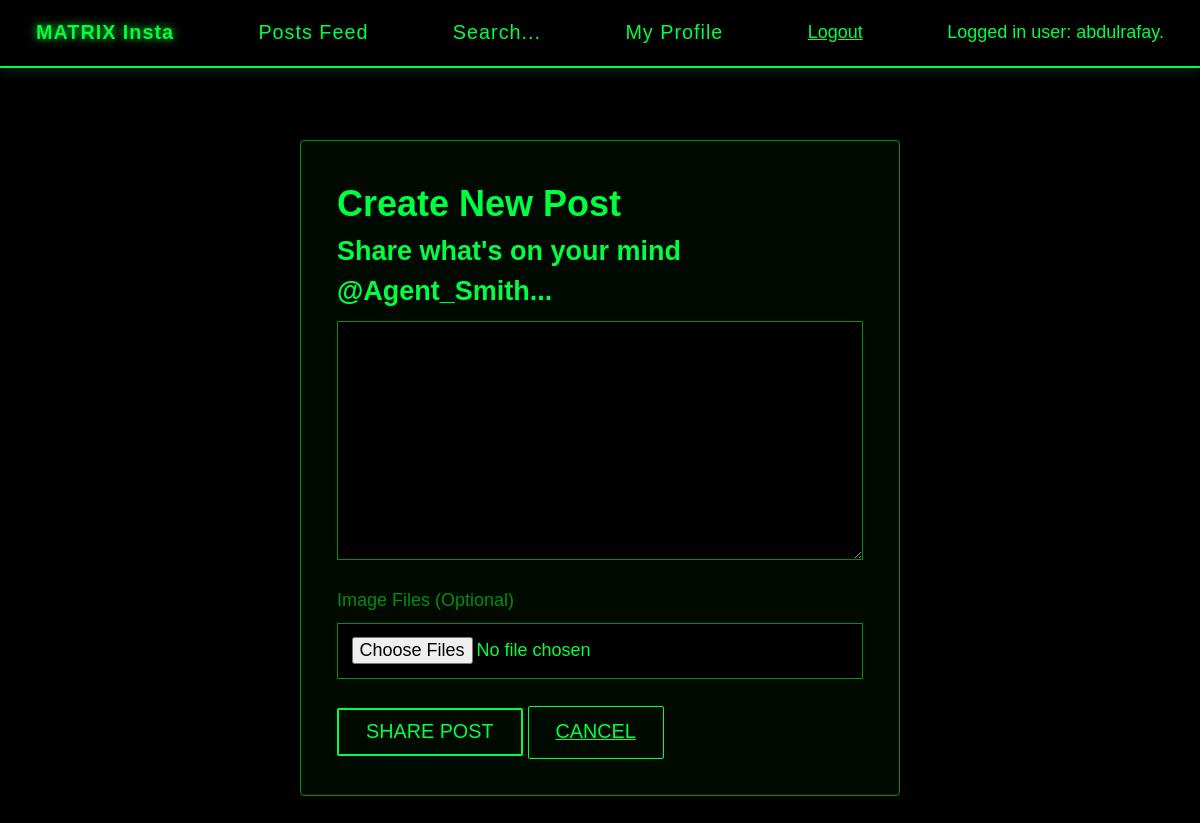
/mini_insta/profile/create_post/ (signed in), run on an earlier commit of the app's database.
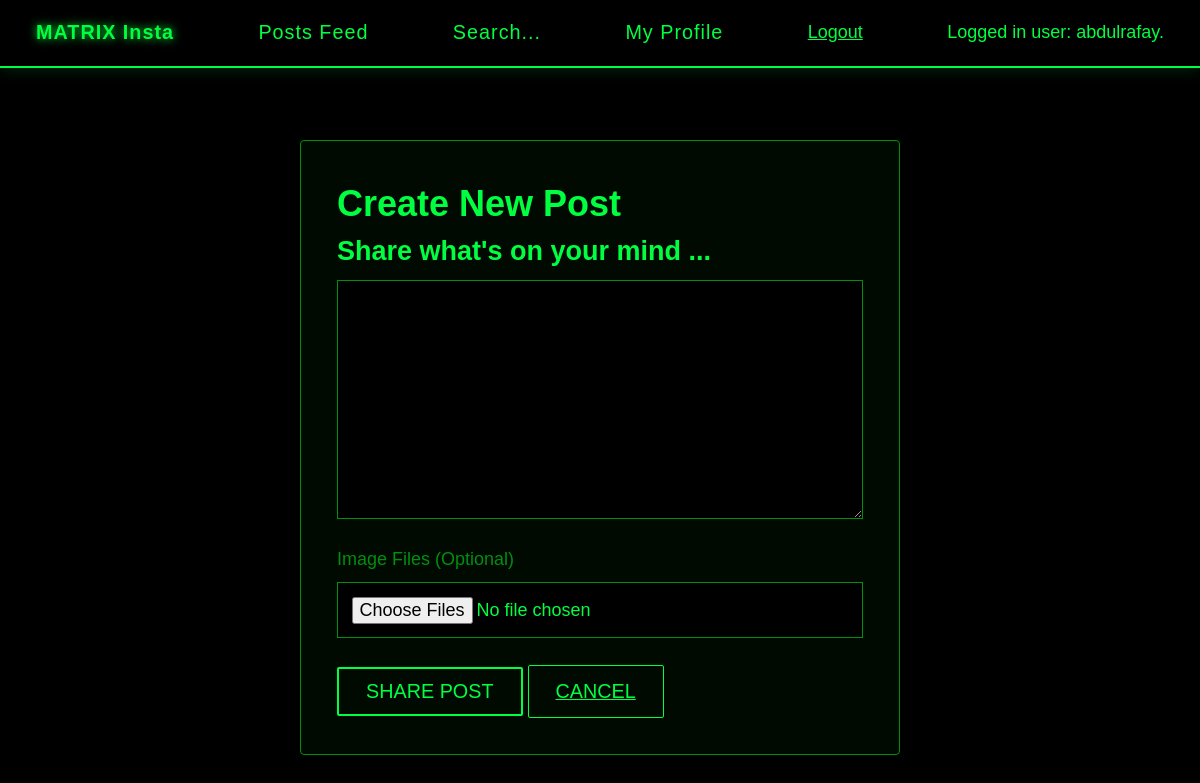
And on a later commit of the database.
### mini_insta/models.py (models this page shows, shortened)
class Profile(models.Model):
    user = models.ForeignKey(User, on_delete=models.CASCADE, default=1)
    user_name = models.TextField(blank=False)
    display_name= models.TextField(blank=False)
    bio_text= models.TextField(blank=False)
    join_date= models.DateTimeField(auto_now=True)
    profile_image_url = models.URLField(blank=True)

### mini_insta/views.py (the view, shortened to what this page needs)
# urls.py: path('profile/create_post/', CreatePostView.as_view(), name='create_post'),
class CreatePostView(LoginRequiredMixin, CreateView):
    model = Post
    form_class = CreatePostForm
    template_name = "mini_insta/create_post_form.html"
    def get_object(self, queryset=None):
        return Profile.objects.filter(user=self.request.user).first()
    def get_context_data(self, **kwargs):
        context = super().get_context_data(**kwargs)
        context['profile'] = self.get_object()
        return context

### mini_insta/forms.py
class CreatePostForm(forms.ModelForm):
    class Meta:
        model = Post
        fields = ['caption']

### mini_insta/templates/mini_insta/create_post_form.html (shortened to what this page needs)
{% extends 'mini_insta/base.html' %}
{% block content %}
<div class="form-container">
    <h1>Create New Post</h1>
    <h2>Share what's on your mind {{ profile.user_name }}...</h2>
    <form method="POST" action="{% url 'mini_insta:create_post' %}" class="post-form" enctype="multipart/form-data">
        <div class="form-group">
            {{ form.caption }}
        </div>
        <div class="form-group">
            <label for="files">Image Files (Optional)</label>
            <input type="file" name="files" multiple class="form-control">
        </div>
        <div class="form-actions">
            <button type="submit" class="btn btn-primary">Share Post</button>
            <a href="{% url 'mini_insta:show_profile' profile.pk %}" class="btn btn-secondary">Cancel</a>
        </div>
    </form>
</div>
{% endblock %}

What changed in the data, as far as the page shows it:
no longer on this page (row edited): Profile: user_name "@Agent_Smith"
